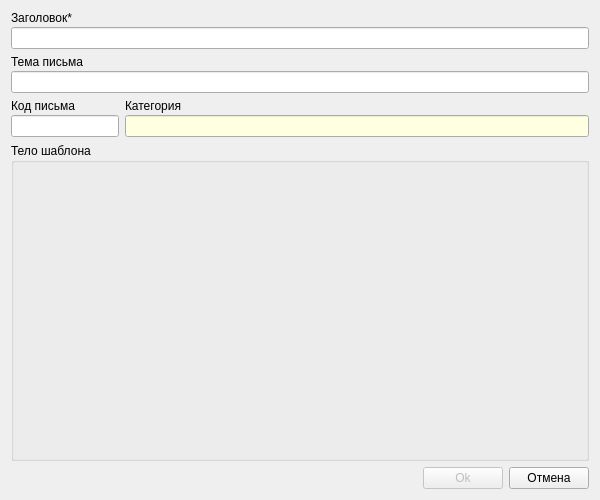
<?xml version="1.0" encoding="UTF-8"?>
<ui version="4.0">
 <class>DialogLetterCard</class>
 <widget class="QDialog" name="DialogLetterCard">
  <property name="windowModality">
   <enum>Qt::WindowModal</enum>
  </property>
  <property name="geometry">
   <rect>
    <x>0</x>
    <y>0</y>
    <width>600</width>
    <height>500</height>
   </rect>
  </property>
  <property name="windowTitle">
   <string>Шаблон письма</string>
  </property>
  <layout class="QVBoxLayout" name="verticalLayout_6">
   <item>
    <layout class="QVBoxLayout" name="verticalLayout">
     <property name="spacing">
      <number>2</number>
     </property>
     <item>
      <widget class="QLabel" name="label">
       <property name="text">
        <string>Заголовок*</string>
       </property>
      </widget>
     </item>
     <item>
      <widget class="QLineEdit" name="lineEditName"/>
     </item>
    </layout>
   </item>
   <item>
    <layout class="QVBoxLayout" name="verticalLayout_2">
     <property name="spacing">
      <number>2</number>
     </property>
     <item>
      <widget class="QLabel" name="label_2">
       <property name="text">
        <string>Тема письма</string>
       </property>
      </widget>
     </item>
     <item>
      <widget class="QLineEdit" name="lineEditSubject"/>
     </item>
    </layout>
   </item>
   <item>
    <layout class="QHBoxLayout" name="horizontalLayout_2">
     <property name="spacing">
      <number>6</number>
     </property>
     <item>
      <layout class="QVBoxLayout" name="verticalLayout_3">
       <property name="spacing">
        <number>2</number>
       </property>
       <property name="sizeConstraint">
        <enum>QLayout::SetNoConstraint</enum>
       </property>
       <item>
        <widget class="QLabel" name="label_3">
         <property name="text">
          <string>Код письма</string>
         </property>
        </widget>
       </item>
       <item>
        <widget class="QLineEdit" name="lineEditCode">
         <property name="sizePolicy">
          <sizepolicy hsizetype="Preferred" vsizetype="Fixed">
           <horstretch>0</horstretch>
           <verstretch>0</verstretch>
          </sizepolicy>
         </property>
         <property name="maximumSize">
          <size>
           <width>130</width>
           <height>16777215</height>
          </size>
         </property>
        </widget>
       </item>
      </layout>
     </item>
     <item>
      <layout class="QVBoxLayout" name="verticalLayout_5">
       <property name="spacing">
        <number>2</number>
       </property>
       <item>
        <widget class="QLabel" name="label_4">
         <property name="text">
          <string>Категория</string>
         </property>
        </widget>
       </item>
       <item>
        <widget class="QLineEdit" name="lineEditGroupName">
         <property name="palette">
          <palette>
           <active>
            <colorrole role="Base">
             <brush brushstyle="SolidPattern">
              <color alpha="255">
               <red>255</red>
               <green>255</green>
               <blue>225</blue>
              </color>
             </brush>
            </colorrole>
           </active>
           <inactive>
            <colorrole role="Base">
             <brush brushstyle="SolidPattern">
              <color alpha="255">
               <red>255</red>
               <green>255</green>
               <blue>225</blue>
              </color>
             </brush>
            </colorrole>
           </inactive>
           <disabled>
            <colorrole role="Base">
             <brush brushstyle="SolidPattern">
              <color alpha="255">
               <red>240</red>
               <green>240</green>
               <blue>240</blue>
              </color>
             </brush>
            </colorrole>
           </disabled>
          </palette>
         </property>
        </widget>
       </item>
      </layout>
     </item>
    </layout>
   </item>
   <item>
    <widget class="QGroupBox" name="groupBox">
     <property name="sizePolicy">
      <sizepolicy hsizetype="Preferred" vsizetype="Expanding">
       <horstretch>0</horstretch>
       <verstretch>0</verstretch>
      </sizepolicy>
     </property>
     <property name="title">
      <string>Тело шаблона</string>
     </property>
     <layout class="QVBoxLayout" name="verticalLayout_4">
      <property name="spacing">
       <number>2</number>
      </property>
      <property name="leftMargin">
       <number>2</number>
      </property>
      <property name="topMargin">
       <number>2</number>
      </property>
      <property name="rightMargin">
       <number>2</number>
      </property>
      <property name="bottomMargin">
       <number>2</number>
      </property>
      <item>
       <widget class="FrameWYSIWYG" name="widget" native="true"/>
      </item>
     </layout>
    </widget>
   </item>
   <item>
    <layout class="QHBoxLayout" name="horizontalLayout">
     <item>
      <spacer name="horizontalSpacer">
       <property name="orientation">
        <enum>Qt::Horizontal</enum>
       </property>
       <property name="sizeHint" stdset="0">
        <size>
         <width>40</width>
         <height>20</height>
        </size>
       </property>
      </spacer>
     </item>
     <item>
      <widget class="QPushButton" name="pushButtonOK">
       <property name="enabled">
        <bool>false</bool>
       </property>
       <property name="text">
        <string>Ok</string>
       </property>
      </widget>
     </item>
     <item>
      <widget class="QPushButton" name="pushButtonCancel">
       <property name="text">
        <string>Отмена</string>
       </property>
      </widget>
     </item>
    </layout>
   </item>
  </layout>
 </widget>
 <customwidgets>
  <customwidget>
   <class>FrameWYSIWYG</class>
   <extends>QWidget</extends>
   <header>framewysiwyg.h</header>
   <container>1</container>
  </customwidget>
 </customwidgets>
 <resources/>
 <connections/>
</ui>
